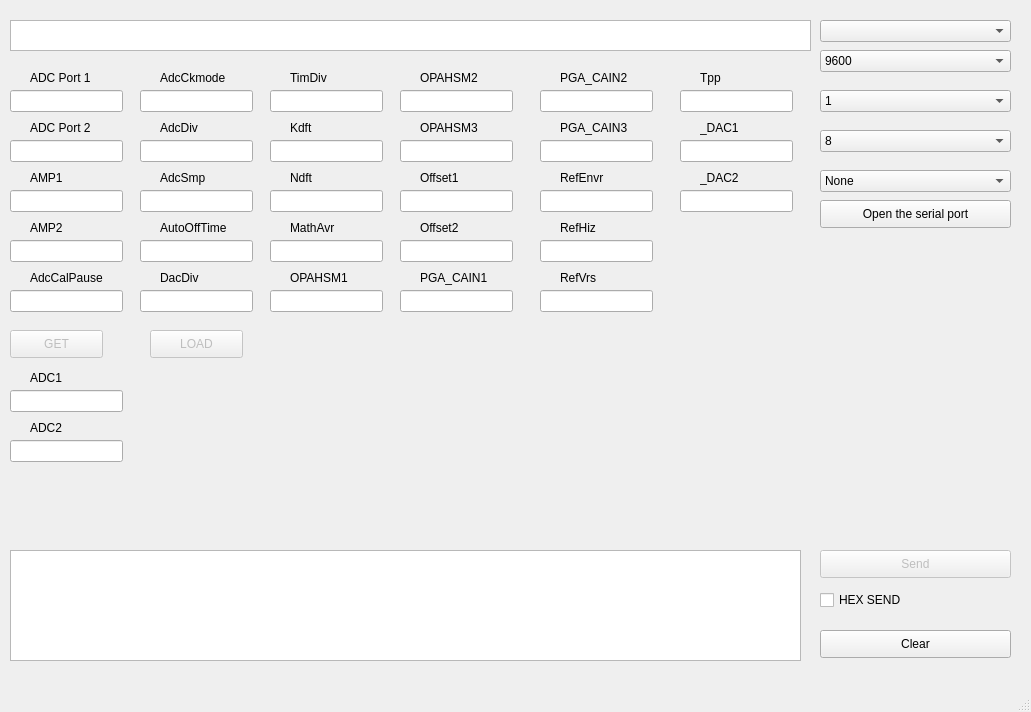
<?xml version="1.0" encoding="UTF-8"?>
<ui version="4.0">
 <class>MainWindow</class>
 <widget class="QMainWindow" name="MainWindow">
  <property name="geometry">
   <rect>
    <x>0</x>
    <y>0</y>
    <width>1031</width>
    <height>712</height>
   </rect>
  </property>
  <property name="windowTitle">
   <string>MainWindow</string>
  </property>
  <widget class="QWidget" name="centralwidget">
   <widget class="QComboBox" name="choosePorts">
    <property name="geometry">
     <rect>
      <x>820</x>
      <y>20</y>
      <width>191</width>
      <height>22</height>
     </rect>
    </property>
   </widget>
   <widget class="QComboBox" name="baud_value">
    <property name="geometry">
     <rect>
      <x>820</x>
      <y>50</y>
      <width>191</width>
      <height>22</height>
     </rect>
    </property>
    <item>
     <property name="text">
      <string>9600</string>
     </property>
    </item>
    <item>
     <property name="text">
      <string>115200</string>
     </property>
    </item>
    <item>
     <property name="text">
      <string>209700</string>
     </property>
    </item>
   </widget>
   <widget class="QPushButton" name="connect_button">
    <property name="geometry">
     <rect>
      <x>820</x>
      <y>200</y>
      <width>191</width>
      <height>28</height>
     </rect>
    </property>
    <property name="text">
     <string>Open the serial port</string>
    </property>
   </widget>
   <widget class="QTextBrowser" name="browser_dataReceive">
    <property name="geometry">
     <rect>
      <x>10</x>
      <y>20</y>
      <width>801</width>
      <height>31</height>
     </rect>
    </property>
   </widget>
   <widget class="QTextEdit" name="edit_dataSend">
    <property name="geometry">
     <rect>
      <x>10</x>
      <y>550</y>
      <width>791</width>
      <height>111</height>
     </rect>
    </property>
   </widget>
   <widget class="QComboBox" name="box_stopBit">
    <property name="geometry">
     <rect>
      <x>820</x>
      <y>90</y>
      <width>191</width>
      <height>22</height>
     </rect>
    </property>
    <item>
     <property name="text">
      <string>1</string>
     </property>
    </item>
    <item>
     <property name="text">
      <string>1.5</string>
     </property>
    </item>
    <item>
     <property name="text">
      <string>2</string>
     </property>
    </item>
   </widget>
   <widget class="QComboBox" name="box_dataBits">
    <property name="geometry">
     <rect>
      <x>820</x>
      <y>130</y>
      <width>191</width>
      <height>22</height>
     </rect>
    </property>
    <item>
     <property name="text">
      <string>8</string>
     </property>
    </item>
    <item>
     <property name="text">
      <string>7</string>
     </property>
    </item>
    <item>
     <property name="text">
      <string>6</string>
     </property>
    </item>
    <item>
     <property name="text">
      <string>5</string>
     </property>
    </item>
   </widget>
   <widget class="QComboBox" name="box_parityBit">
    <property name="geometry">
     <rect>
      <x>820</x>
      <y>170</y>
      <width>191</width>
      <height>22</height>
     </rect>
    </property>
    <item>
     <property name="text">
      <string>None</string>
     </property>
    </item>
    <item>
     <property name="text">
      <string>Even</string>
     </property>
    </item>
    <item>
     <property name="text">
      <string>Odd</string>
     </property>
    </item>
   </widget>
   <widget class="QPushButton" name="btn_send">
    <property name="enabled">
     <bool>false</bool>
    </property>
    <property name="geometry">
     <rect>
      <x>820</x>
      <y>550</y>
      <width>191</width>
      <height>28</height>
     </rect>
    </property>
    <property name="text">
     <string>Send</string>
    </property>
   </widget>
   <widget class="QPushButton" name="btn_clearSend">
    <property name="geometry">
     <rect>
      <x>820</x>
      <y>630</y>
      <width>191</width>
      <height>28</height>
     </rect>
    </property>
    <property name="text">
     <string>Clear</string>
    </property>
   </widget>
   <widget class="QCheckBox" name="check_hexSend">
    <property name="geometry">
     <rect>
      <x>820</x>
      <y>590</y>
      <width>191</width>
      <height>20</height>
     </rect>
    </property>
    <property name="text">
     <string>HEX SEND</string>
    </property>
   </widget>
   <widget class="QLineEdit" name="le_ADC_PORT_1">
    <property name="geometry">
     <rect>
      <x>10</x>
      <y>90</y>
      <width>113</width>
      <height>22</height>
     </rect>
    </property>
   </widget>
   <widget class="QLineEdit" name="le_ADC_PORT_2">
    <property name="geometry">
     <rect>
      <x>10</x>
      <y>140</y>
      <width>113</width>
      <height>22</height>
     </rect>
    </property>
   </widget>
   <widget class="QLineEdit" name="le_AMP1">
    <property name="geometry">
     <rect>
      <x>10</x>
      <y>190</y>
      <width>113</width>
      <height>22</height>
     </rect>
    </property>
   </widget>
   <widget class="QLineEdit" name="le_AMP2">
    <property name="geometry">
     <rect>
      <x>10</x>
      <y>240</y>
      <width>113</width>
      <height>22</height>
     </rect>
    </property>
   </widget>
   <widget class="QLineEdit" name="le_adccalpause">
    <property name="geometry">
     <rect>
      <x>10</x>
      <y>290</y>
      <width>113</width>
      <height>22</height>
     </rect>
    </property>
   </widget>
   <widget class="QLabel" name="ADC_Port_1_lb">
    <property name="geometry">
     <rect>
      <x>30</x>
      <y>70</y>
      <width>71</width>
      <height>16</height>
     </rect>
    </property>
    <property name="text">
     <string>ADC Port 1</string>
    </property>
   </widget>
   <widget class="QLabel" name="ADC_Port_2_lb">
    <property name="geometry">
     <rect>
      <x>30</x>
      <y>120</y>
      <width>71</width>
      <height>16</height>
     </rect>
    </property>
    <property name="text">
     <string>ADC Port 2</string>
    </property>
   </widget>
   <widget class="QLabel" name="AMP1_l">
    <property name="geometry">
     <rect>
      <x>30</x>
      <y>170</y>
      <width>71</width>
      <height>16</height>
     </rect>
    </property>
    <property name="text">
     <string>AMP1</string>
    </property>
   </widget>
   <widget class="QLabel" name="AMP2_l">
    <property name="geometry">
     <rect>
      <x>30</x>
      <y>220</y>
      <width>71</width>
      <height>16</height>
     </rect>
    </property>
    <property name="text">
     <string>AMP2</string>
    </property>
   </widget>
   <widget class="QLabel" name="ADCCALPAUSE_l">
    <property name="geometry">
     <rect>
      <x>30</x>
      <y>270</y>
      <width>81</width>
      <height>16</height>
     </rect>
    </property>
    <property name="text">
     <string>AdcCalPause</string>
    </property>
   </widget>
   <widget class="QLabel" name="AutoOffTime">
    <property name="geometry">
     <rect>
      <x>160</x>
      <y>220</y>
      <width>71</width>
      <height>16</height>
     </rect>
    </property>
    <property name="text">
     <string>AutoOffTime</string>
    </property>
   </widget>
   <widget class="QLabel" name="AdcDiv">
    <property name="geometry">
     <rect>
      <x>160</x>
      <y>120</y>
      <width>71</width>
      <height>16</height>
     </rect>
    </property>
    <property name="text">
     <string>AdcDiv</string>
    </property>
   </widget>
   <widget class="QLabel" name="AdcSmp">
    <property name="geometry">
     <rect>
      <x>160</x>
      <y>170</y>
      <width>71</width>
      <height>16</height>
     </rect>
    </property>
    <property name="text">
     <string>AdcSmp</string>
    </property>
   </widget>
   <widget class="QLineEdit" name="lo_adcckmode">
    <property name="geometry">
     <rect>
      <x>140</x>
      <y>90</y>
      <width>113</width>
      <height>22</height>
     </rect>
    </property>
   </widget>
   <widget class="QLineEdit" name="leAutoOffTime">
    <property name="geometry">
     <rect>
      <x>140</x>
      <y>240</y>
      <width>113</width>
      <height>22</height>
     </rect>
    </property>
   </widget>
   <widget class="QLabel" name="DacDiv">
    <property name="geometry">
     <rect>
      <x>160</x>
      <y>270</y>
      <width>81</width>
      <height>16</height>
     </rect>
    </property>
    <property name="text">
     <string>DacDiv</string>
    </property>
   </widget>
   <widget class="QLineEdit" name="le_DacDiv">
    <property name="geometry">
     <rect>
      <x>140</x>
      <y>290</y>
      <width>113</width>
      <height>22</height>
     </rect>
    </property>
   </widget>
   <widget class="QLineEdit" name="le_ADCDiv">
    <property name="geometry">
     <rect>
      <x>140</x>
      <y>140</y>
      <width>113</width>
      <height>22</height>
     </rect>
    </property>
   </widget>
   <widget class="QLabel" name="AdcCkmode_l">
    <property name="geometry">
     <rect>
      <x>160</x>
      <y>70</y>
      <width>71</width>
      <height>16</height>
     </rect>
    </property>
    <property name="text">
     <string>AdcCkmode</string>
    </property>
   </widget>
   <widget class="QLineEdit" name="le_AdcSmp">
    <property name="geometry">
     <rect>
      <x>140</x>
      <y>190</y>
      <width>113</width>
      <height>22</height>
     </rect>
    </property>
   </widget>
   <widget class="QLabel" name="MathAvr">
    <property name="geometry">
     <rect>
      <x>290</x>
      <y>220</y>
      <width>71</width>
      <height>16</height>
     </rect>
    </property>
    <property name="text">
     <string>MathAvr</string>
    </property>
   </widget>
   <widget class="QLabel" name="Kdft">
    <property name="geometry">
     <rect>
      <x>290</x>
      <y>120</y>
      <width>71</width>
      <height>16</height>
     </rect>
    </property>
    <property name="text">
     <string>Kdft</string>
    </property>
   </widget>
   <widget class="QLabel" name="Ndft">
    <property name="geometry">
     <rect>
      <x>290</x>
      <y>170</y>
      <width>71</width>
      <height>16</height>
     </rect>
    </property>
    <property name="text">
     <string>Ndft</string>
    </property>
   </widget>
   <widget class="QLineEdit" name="le_TimDiv">
    <property name="geometry">
     <rect>
      <x>270</x>
      <y>90</y>
      <width>113</width>
      <height>22</height>
     </rect>
    </property>
   </widget>
   <widget class="QLineEdit" name="le_MathAvr">
    <property name="geometry">
     <rect>
      <x>270</x>
      <y>240</y>
      <width>113</width>
      <height>22</height>
     </rect>
    </property>
   </widget>
   <widget class="QLabel" name="OPAHSM1">
    <property name="geometry">
     <rect>
      <x>290</x>
      <y>270</y>
      <width>81</width>
      <height>16</height>
     </rect>
    </property>
    <property name="text">
     <string>OPAHSM1</string>
    </property>
   </widget>
   <widget class="QLineEdit" name="le_OPAHSM1">
    <property name="geometry">
     <rect>
      <x>270</x>
      <y>290</y>
      <width>113</width>
      <height>22</height>
     </rect>
    </property>
   </widget>
   <widget class="QLineEdit" name="le_Kdft">
    <property name="geometry">
     <rect>
      <x>270</x>
      <y>140</y>
      <width>113</width>
      <height>22</height>
     </rect>
    </property>
   </widget>
   <widget class="QLabel" name="TimDiv">
    <property name="geometry">
     <rect>
      <x>290</x>
      <y>70</y>
      <width>71</width>
      <height>16</height>
     </rect>
    </property>
    <property name="text">
     <string>TimDiv</string>
    </property>
   </widget>
   <widget class="QLineEdit" name="le_Ndft">
    <property name="geometry">
     <rect>
      <x>270</x>
      <y>190</y>
      <width>113</width>
      <height>22</height>
     </rect>
    </property>
   </widget>
   <widget class="QLabel" name="Offse2">
    <property name="geometry">
     <rect>
      <x>420</x>
      <y>220</y>
      <width>71</width>
      <height>16</height>
     </rect>
    </property>
    <property name="text">
     <string>Offset2</string>
    </property>
   </widget>
   <widget class="QLabel" name="OPAHCM3">
    <property name="geometry">
     <rect>
      <x>420</x>
      <y>120</y>
      <width>71</width>
      <height>16</height>
     </rect>
    </property>
    <property name="text">
     <string>OPAHSM3</string>
    </property>
   </widget>
   <widget class="QLabel" name="Offset1">
    <property name="geometry">
     <rect>
      <x>420</x>
      <y>170</y>
      <width>71</width>
      <height>16</height>
     </rect>
    </property>
    <property name="text">
     <string>Offset1</string>
    </property>
   </widget>
   <widget class="QLineEdit" name="le_OPAHSM2">
    <property name="geometry">
     <rect>
      <x>400</x>
      <y>90</y>
      <width>113</width>
      <height>22</height>
     </rect>
    </property>
   </widget>
   <widget class="QLineEdit" name="le_offset2">
    <property name="geometry">
     <rect>
      <x>400</x>
      <y>240</y>
      <width>113</width>
      <height>22</height>
     </rect>
    </property>
   </widget>
   <widget class="QLabel" name="PGA_CAIN1">
    <property name="geometry">
     <rect>
      <x>420</x>
      <y>270</y>
      <width>81</width>
      <height>16</height>
     </rect>
    </property>
    <property name="text">
     <string>PGA_CAIN1</string>
    </property>
   </widget>
   <widget class="QLineEdit" name="le_PGA_CAIN1">
    <property name="geometry">
     <rect>
      <x>400</x>
      <y>290</y>
      <width>113</width>
      <height>22</height>
     </rect>
    </property>
   </widget>
   <widget class="QLineEdit" name="le_OPAHSM3">
    <property name="geometry">
     <rect>
      <x>400</x>
      <y>140</y>
      <width>113</width>
      <height>22</height>
     </rect>
    </property>
   </widget>
   <widget class="QLabel" name="OPAHSM2">
    <property name="geometry">
     <rect>
      <x>420</x>
      <y>70</y>
      <width>71</width>
      <height>16</height>
     </rect>
    </property>
    <property name="text">
     <string>OPAHSM2</string>
    </property>
   </widget>
   <widget class="QLineEdit" name="le_Offset1">
    <property name="geometry">
     <rect>
      <x>400</x>
      <y>190</y>
      <width>113</width>
      <height>22</height>
     </rect>
    </property>
   </widget>
   <widget class="QLabel" name="RefHiz">
    <property name="geometry">
     <rect>
      <x>560</x>
      <y>220</y>
      <width>71</width>
      <height>16</height>
     </rect>
    </property>
    <property name="text">
     <string>RefHiz</string>
    </property>
   </widget>
   <widget class="QLabel" name="PGA_CAIN3">
    <property name="geometry">
     <rect>
      <x>560</x>
      <y>120</y>
      <width>71</width>
      <height>16</height>
     </rect>
    </property>
    <property name="text">
     <string>PGA_CAIN3</string>
    </property>
   </widget>
   <widget class="QLabel" name="RefEnvr">
    <property name="geometry">
     <rect>
      <x>560</x>
      <y>170</y>
      <width>71</width>
      <height>16</height>
     </rect>
    </property>
    <property name="text">
     <string>RefEnvr</string>
    </property>
   </widget>
   <widget class="QLineEdit" name="le_PGA_CAIN2">
    <property name="geometry">
     <rect>
      <x>540</x>
      <y>90</y>
      <width>113</width>
      <height>22</height>
     </rect>
    </property>
   </widget>
   <widget class="QLineEdit" name="le_RefHiz">
    <property name="geometry">
     <rect>
      <x>540</x>
      <y>240</y>
      <width>113</width>
      <height>22</height>
     </rect>
    </property>
   </widget>
   <widget class="QLabel" name="RefVrs">
    <property name="geometry">
     <rect>
      <x>560</x>
      <y>270</y>
      <width>81</width>
      <height>16</height>
     </rect>
    </property>
    <property name="text">
     <string>RefVrs</string>
    </property>
   </widget>
   <widget class="QLineEdit" name="le_RefVrs">
    <property name="geometry">
     <rect>
      <x>540</x>
      <y>290</y>
      <width>113</width>
      <height>22</height>
     </rect>
    </property>
   </widget>
   <widget class="QLineEdit" name="le_PGA_CAIN3">
    <property name="geometry">
     <rect>
      <x>540</x>
      <y>140</y>
      <width>113</width>
      <height>22</height>
     </rect>
    </property>
   </widget>
   <widget class="QLabel" name="ADC_Port_1_lb_5">
    <property name="geometry">
     <rect>
      <x>560</x>
      <y>70</y>
      <width>71</width>
      <height>16</height>
     </rect>
    </property>
    <property name="text">
     <string>PGA_CAIN2</string>
    </property>
   </widget>
   <widget class="QLineEdit" name="le_RefEnvr">
    <property name="geometry">
     <rect>
      <x>540</x>
      <y>190</y>
      <width>113</width>
      <height>22</height>
     </rect>
    </property>
   </widget>
   <widget class="QLabel" name="ADC_Port_2_lb_6">
    <property name="geometry">
     <rect>
      <x>700</x>
      <y>120</y>
      <width>71</width>
      <height>16</height>
     </rect>
    </property>
    <property name="text">
     <string>_DAC1</string>
    </property>
   </widget>
   <widget class="QLabel" name="_DAC2">
    <property name="geometry">
     <rect>
      <x>700</x>
      <y>170</y>
      <width>71</width>
      <height>16</height>
     </rect>
    </property>
    <property name="text">
     <string>_DAC2</string>
    </property>
   </widget>
   <widget class="QLineEdit" name="le_Tpp">
    <property name="geometry">
     <rect>
      <x>680</x>
      <y>90</y>
      <width>113</width>
      <height>22</height>
     </rect>
    </property>
   </widget>
   <widget class="QLineEdit" name="le_DAC1">
    <property name="geometry">
     <rect>
      <x>680</x>
      <y>140</y>
      <width>113</width>
      <height>22</height>
     </rect>
    </property>
   </widget>
   <widget class="QLabel" name="Tpp">
    <property name="geometry">
     <rect>
      <x>700</x>
      <y>70</y>
      <width>71</width>
      <height>16</height>
     </rect>
    </property>
    <property name="text">
     <string>Tpp</string>
    </property>
   </widget>
   <widget class="QLineEdit" name="le_DAC2">
    <property name="geometry">
     <rect>
      <x>680</x>
      <y>190</y>
      <width>113</width>
      <height>22</height>
     </rect>
    </property>
   </widget>
   <widget class="QPushButton" name="pb_get">
    <property name="enabled">
     <bool>false</bool>
    </property>
    <property name="geometry">
     <rect>
      <x>10</x>
      <y>330</y>
      <width>93</width>
      <height>28</height>
     </rect>
    </property>
    <property name="text">
     <string>GET</string>
    </property>
   </widget>
   <widget class="QPushButton" name="pb_load">
    <property name="enabled">
     <bool>false</bool>
    </property>
    <property name="geometry">
     <rect>
      <x>150</x>
      <y>330</y>
      <width>93</width>
      <height>28</height>
     </rect>
    </property>
    <property name="text">
     <string>LOAD</string>
    </property>
   </widget>
   <widget class="QLineEdit" name="le_ADC1">
    <property name="geometry">
     <rect>
      <x>10</x>
      <y>390</y>
      <width>113</width>
      <height>22</height>
     </rect>
    </property>
   </widget>
   <widget class="QLabel" name="_DAC2_2">
    <property name="geometry">
     <rect>
      <x>30</x>
      <y>420</y>
      <width>71</width>
      <height>16</height>
     </rect>
    </property>
    <property name="text">
     <string>ADC2</string>
    </property>
   </widget>
   <widget class="QLineEdit" name="le_ADC2">
    <property name="geometry">
     <rect>
      <x>10</x>
      <y>440</y>
      <width>113</width>
      <height>22</height>
     </rect>
    </property>
   </widget>
   <widget class="QLabel" name="ADC_Port_2_lb_7">
    <property name="geometry">
     <rect>
      <x>30</x>
      <y>370</y>
      <width>71</width>
      <height>16</height>
     </rect>
    </property>
    <property name="text">
     <string>ADC1</string>
    </property>
   </widget>
  </widget>
  <widget class="QMenuBar" name="menubar">
   <property name="geometry">
    <rect>
     <x>0</x>
     <y>0</y>
     <width>1031</width>
     <height>26</height>
    </rect>
   </property>
  </widget>
  <widget class="QStatusBar" name="statusbar"/>
 </widget>
 <resources/>
 <connections/>
</ui>
